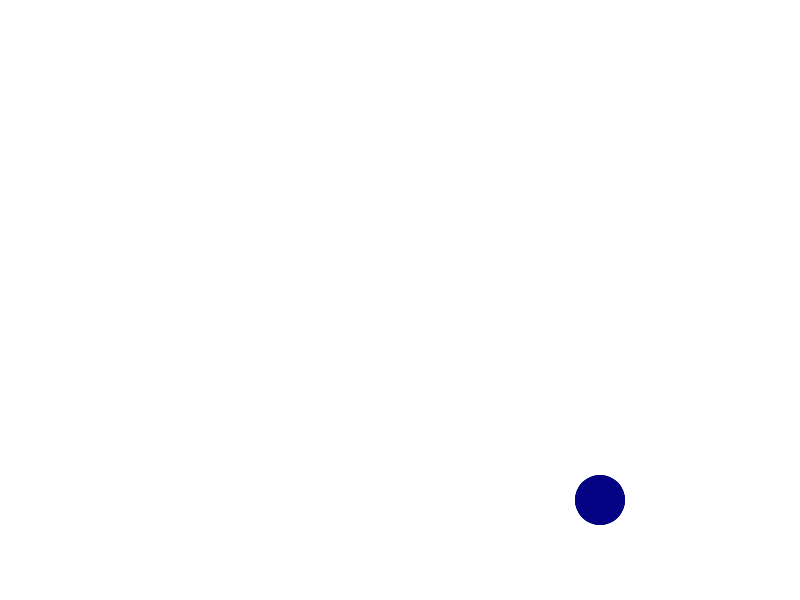
Frame 1 (no input)
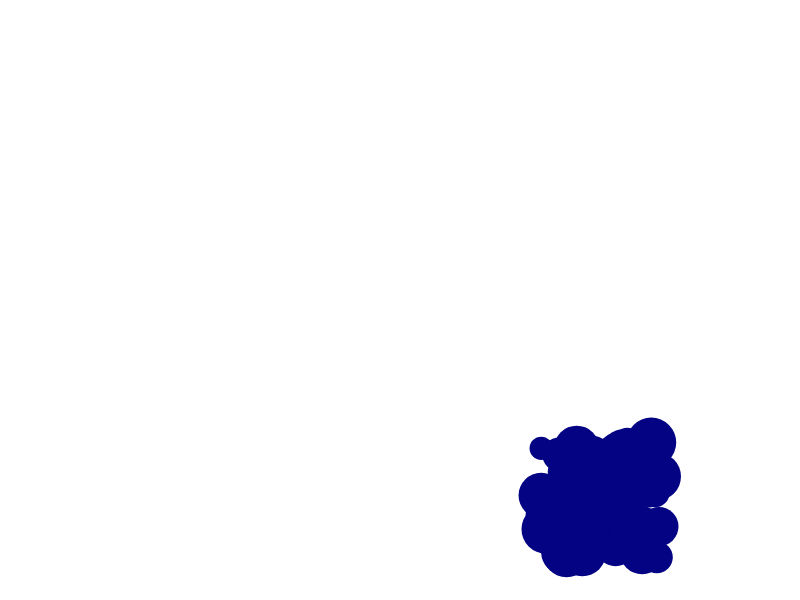
Frame 60 (no input)
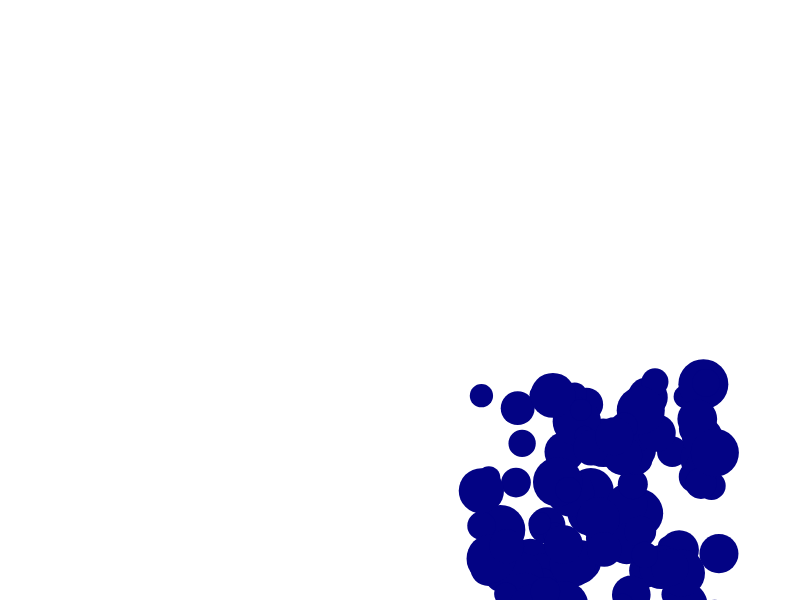
Frame 120 (the mouse pressed at the canvas centre since frame 60)

The p5.js sketch that drew these frames (run headless with seeded random() and noise() and a simulated clock; from frame 60 on, the mouse is pressed at the canvas centre):

// p5.js sketch
// ── sketch.js
// array of objects
// learned how to create an array of objects and to use them - first time
// truly understanding object oriented programming


var balls = [];	// declare array

function setup() {
  createCanvas(displayWidth, displayHeight);
  //myCanvas.parent('container');

  for (var i = 0; i < 100; i++) {
  	balls.push(new Ball(windowWidth/2,windowHeight/2));
  }

}

function draw() {
	background(255);
	for (var i = 0; i < balls.length; i++) {
    	balls[i].display();	
    	balls[i].move();
  }
}

function mousePressed() {

}



// Ball Class
function Ball(_xPos, _yPos) {
	this.r = 3;	// R value
	this.g = 3;	// G value
	this.b = 132;	// constant
	this.rad = random(20,50);	// randomly sized radius of balls
	this.xPos = _xPos;	// starting x position of ball
	this.yPos = _yPos;	// starting y position of ball
	this.xSpeed = random(-1,1);	// random x-axis movement
	this.ySpeed = random(-1,1);	// random y-axis movement

	// move the ball
	this.move = function() {
		this.xPos = this.xPos + this.xSpeed;	// move the ball along the x axis
		this.yPos = this.yPos + this.ySpeed;	// move the ball along the y axis

		// reverse x direction if the ball hits the edge
		if (this.xPos < 0 || this.xPos > windowWidth) {
			this.xSpeed *= -1;
		}

		// reverse the y direction if the ball hits the edge
		if (this.yPos < 0 || this.yPos > windowHeight) {
			this.ySpeed *= -1
		}
	}

	// draw the ball
	this.display = function() {
		noStroke();
		fill(this.r, this.g, this.b);
		ellipse(this.xPos, this.yPos, this.rad, this.rad);
	}
}
